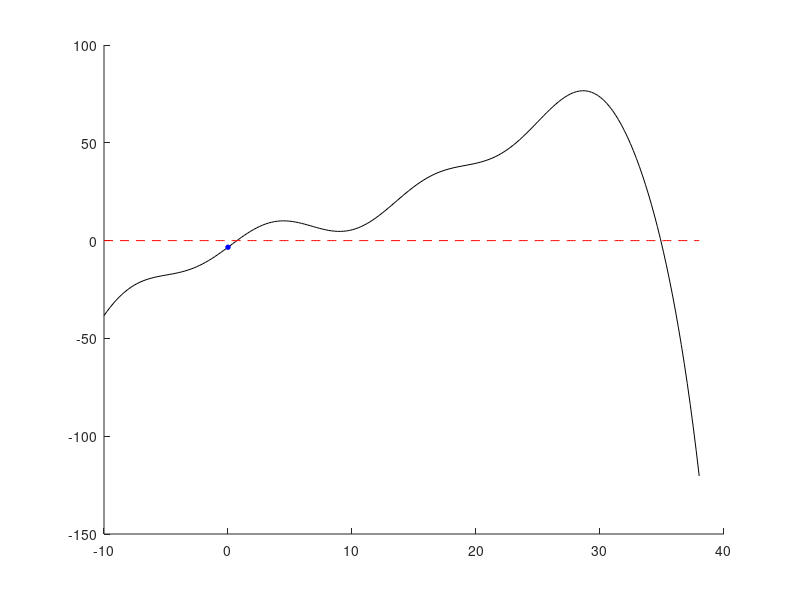
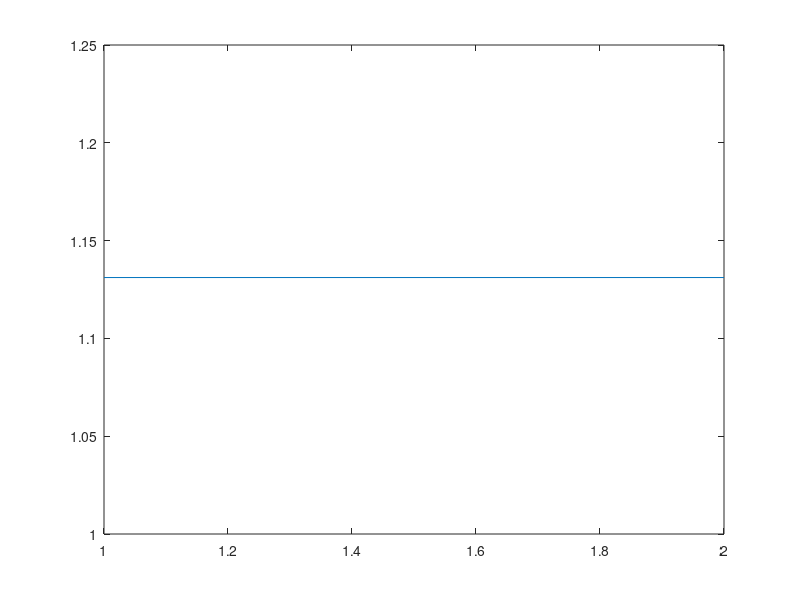
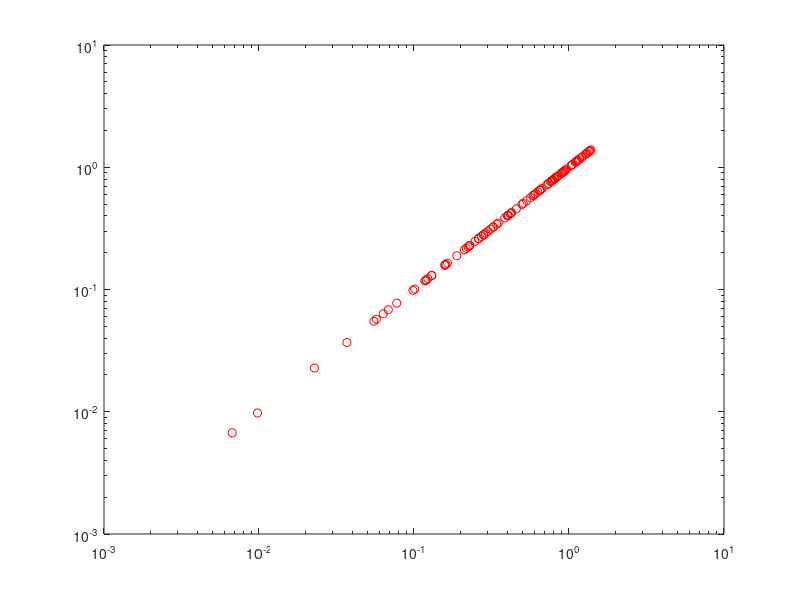

These figures' MATLAB source, in order:
function Assignment1Secant()
    x_range = linspace(-10,38,200);

    [y_vals] = test_func(x_range);

     x0 = -2;
     max_iter = 200;
     dx_tol = 1e-7;
     y_tol = 1e-7;

    [~,x_root1,exit_flag] = secant_solve(@test_func, x0, max_iter, dx_tol,y_tol);
    [f_root1] = test_func(x_root1);
    
    x_root_base = x_root1;

    x0=35;
    [~,x_root2,exit_flag] = secant_solve(@test_func, x0, max_iter, dx_tol,y_tol);
    [f_root2] = test_func(x_root2);

    figure(1);
    hold on;
    plot(x_range,y_vals,'k')
    plot(x_range,x_range*0,'r--')
    plot(x_root1,f_root1,"bo",'MarkerFaceColor','b','MarkerSize',3);
    plot(x_root2,f_root2,"bo",'MarkerFaceColor','b','MarkerSize',3);

    all_iteration_list =[];
    all_error_list = [];

    all_error_current_list = [];
    all_error_next_list = [];

     for n = 1:100
         x0 = x_root_base + (2*rand()-.5);
         [~,~,x_guess_list] = secant_solve(@test_func, x0, max_iter, dx_tol,y_tol);
         iteration_list = 1:length(x_guess_list);
         error_list = abs(x_guess_list-x_root_base);
         all_iteration_list = [all_iteration_list, iteration_list];
         all_error_list = [all_error_list,error_list];

         current_error = error_list(1:end-1);
         next_error = error_list(2:end);

         all_error_current_list = [all_error_current_list,current_error];
         all_error_next_list = [all_error_next_list,next_error];
     end
    
    figure(2);
    plot(abs(x_guess_list-x_root1));

    figure(3);
    loglog(all_error_current_list,all_error_next_list,"or")
end

%%SECANT SOLVER
function [x_root,exit_flag,x_guess_list] = secant_solve(f_in,x0,max_iter,dx_tol,y_tol)
  x_prev = x0-2*dx_tol;
  %x_tprev = x_prev-2*dx_tol;   
  x_val = x0;
  [f_val] = f_in(x_val);
  [f_prev] = f_in(x_prev);
  %[f_tprev] = f_in(x_tprev);
    
  count = 0;
  x_guess_list = x_val;
  x_prev_guess_list = x_prev;

  while abs((x_val-x_prev)) > dx_tol && count<max_iter && abs(f_val) > y_tol && abs(f_prev) > y_tol
        %x_tprev = x_prev;
        x_prev = x_val;
        x_val = x_val - f_val*((x_val-x_prev)/(f_val-f_prev));

        [f_val] = f_in(x_val);
        [f_prev] = f_in(x_prev);
        %[f_tprev] = f_in(x_tprev);
        count=count+1;
        x_guess_list(end+1) = x_val;
        x_prev_guess_list(end+1) = x_prev; 
   end

    x_root = x_val;

   %assume success
   exit_flag = 0;

   if abs(x_val-x_prev) > dx_tol && abs(f_val)>y_tol
       exit_flag = 1;
   end

end

%%IMPORT FUNCTION
function [f_val] = test_func(x_range)
    f_val = (x_range.^3)/100 - (x_range.^2)/8 + 2*x_range + 6*sin(x_range/2+6) -.7 - exp(x_range/6);
end
